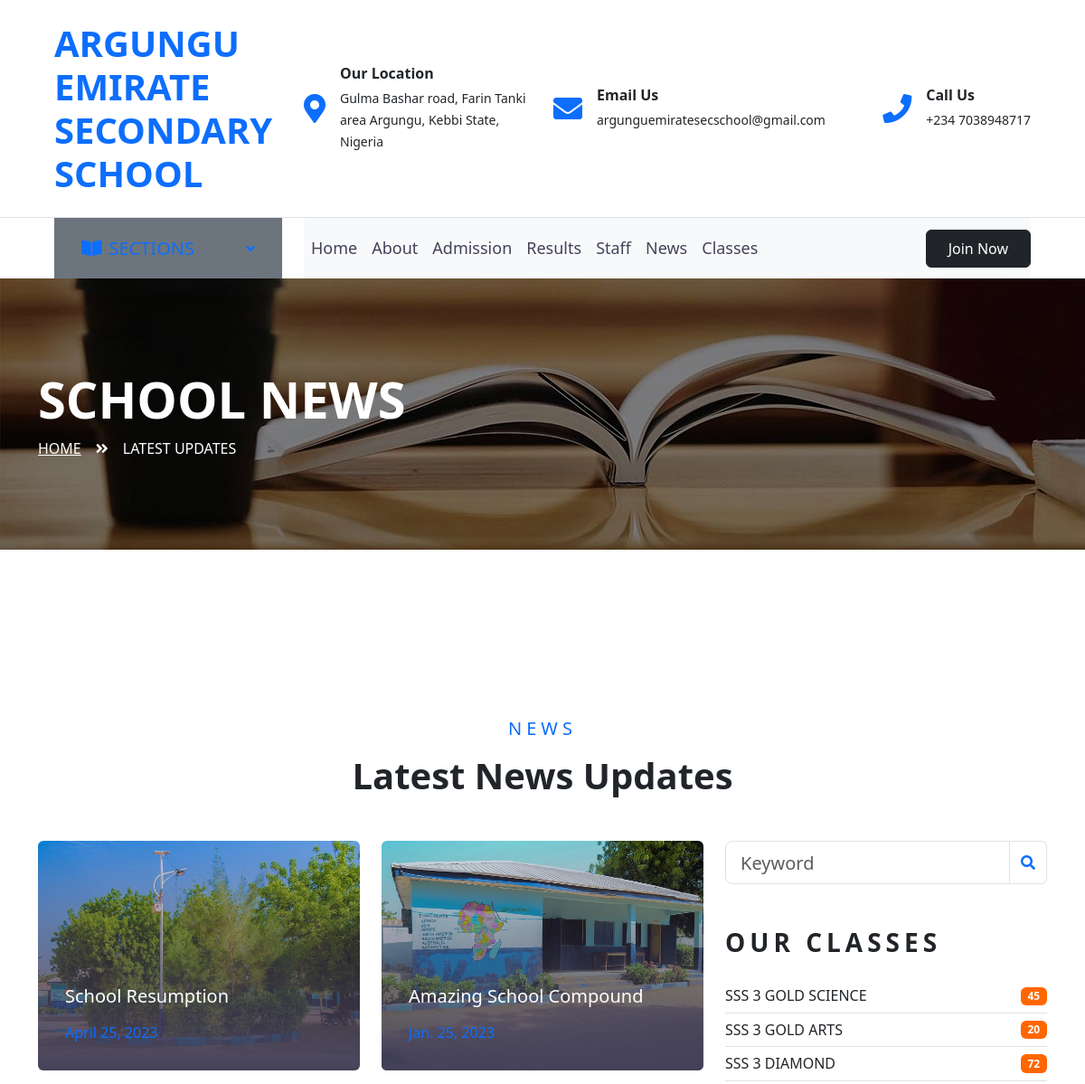
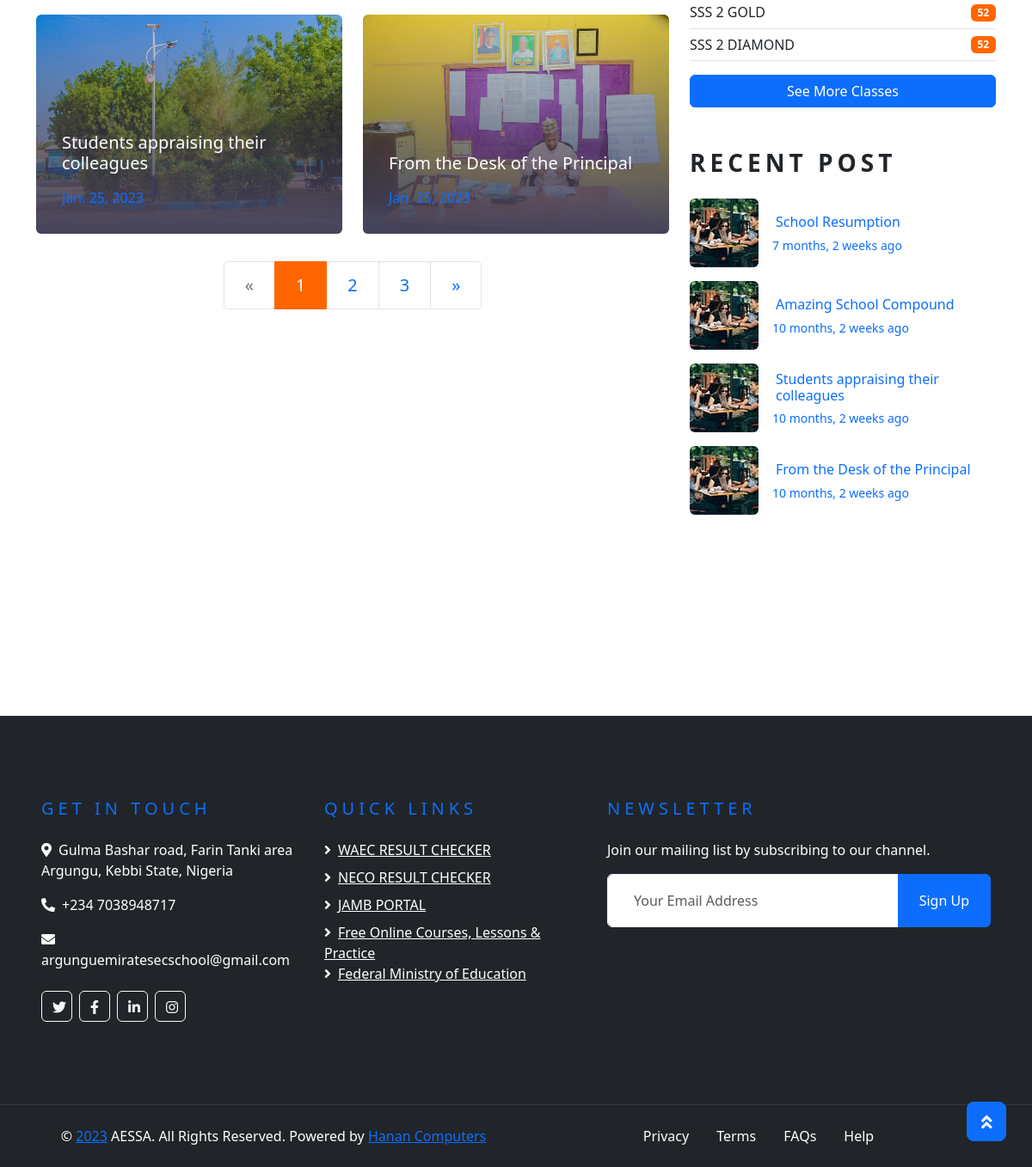
Page /news/ on the committed database (2 pictures, top to bottom).
### base/models.py (models this page shows, shortened)
class News(models.Model):
    title = models.CharField(max_length=200)
    description = models.TextField(null=True, blank=True)
    detail = models.TextField(null=True, blank=True)
    fpict = models.ImageField(null=True, blank=True, default="DSC_1969.jpg")
    spict = models.ImageField(null=True, blank=True)
    updated = models.DateTimeField(auto_now=True)
    Created = models.DateTimeField(auto_now_add=True)

class Classe(models.Model):
    name = models.CharField(max_length=200)
    description = models.CharField(max_length=200)
    master = models.CharField(max_length=200, null=True, blank=True)
    detail = models.TextField(null=True, blank=True)
    snumber = models.IntegerField(null=True, blank=True)
    pict = models.ImageField(null=True, blank=True, default="course-5.jpeg")
    Created = models.DateTimeField(auto_now_add=True)

### base/views.py (the view)
# urls.py: path('news/', views.news, name="News"),
def news(request):
    news = News.objects.all().order_by('-Created')
    recent = News.objects.all().order_by('-Created')[0:5]
    clss = Classe.objects.all()[0:5]
    context = {'news': news, 'recent':recent, 'clss':clss}
    return render(request, 'base/news.html', context)

### base/templates/base/news.html (shortened to what this page needs)
{% extends 'main.html' %}
{% block content %}
    <div class="container-fluid page-header" style="margin-bottom: 90px;">
        <div class="container">
            <div class="d-flex flex-column justify-content-center" style="min-height: 300px">
                <h3 class="display-4 text-white text-uppercase">SCHOOL NEWS</h3>
                <div class="d-inline-flex text-white">
                    <p class="m-0 text-uppercase"><a class="text-white" href="{% url 'Home' %}">Home</a></p>
                    <i class="fa fa-angle-double-right pt-1 px-3"></i>
                    <p class="m-0 text-uppercase">LATEST UPDATES</p>
                </div>
            </div>
        </div>
    </div>
    <div class="container-fluid py-5">
        <div class="container py-5">
            <div class="text-center mb-5">
                <h5 class="text-primary text-uppercase mb-3" style="letter-spacing: 5px;">News</h5>
                <h1>Latest News Updates</h1>
            </div>
            <div class="row">
                <div class="col-lg-8">
                    <div class="row pb-3">
                        {% for i in news %}
                        <div class="col-lg-6 mb-4">
                            <div class="blog-item position-relative overflow-hidden rounded mb-2">
                                <img class="img-fluid" src="{{i.fpict.url}}" alt="">
                                <a class="blog-overlay text-decoration-none" href="{% url 'Single' i.id %}">
                                    <h5 class="text-white mb-3">{{i.title}}</h5>
                                    <p class="text-primary m-0">{{i.Created|date}}</p>
                                </a>
                            </div>
                        </div>
                        {% endfor %}
                        <div class="col-12">
                            <nav aria-label="Page navigation">
                                <ul class="pagination pagination-lg justify-content-center mb-0">
                                  <li class="page-item disabled">
                                    <a class="page-link" href="#" aria-label="Previous">
                                      <span aria-hidden="true">&laquo;</span>
                                    </a>
                                  </li>
                                  <li class="page-item active"><a class="page-link" href="#">1</a></li>
                                  <li class="page-item"><a class="page-link" href="#">2</a></li>
                                  <li class="page-item"><a class="page-link" href="#">3</a></li>
                                  <li class="page-item">
                                    <a class="page-link" href="#" aria-label="Next">
                                      <span aria-hidden="true">&raquo;</span>
                                    </a>
                                  </li>
                                </ul>
                              </nav>
                        </div>
                    </div>
                </div>
                <div class="col-lg-4 mt-5 mt-lg-0">
                    <div class="mb-5">
                        <form action="">
                            <div class="input-group">
                                <input type="text" class="form-control form-control-lg" placeholder="Keyword">
                                <div class="input-group-append">
                                    <span class="input-group-text bg-transparent text-primary"><i
                                            class="fa fa-search"></i></span>
                                </div>
                            </div>
                        </form>
                    </div>
                    <div class="mb-5">
                        <h3 class="text-uppercase mb-4" style="letter-spacing: 5px;">Our Classes</h3>
                        <ul class="list-group list-group-flush">
                            {% for cl in clss %}
                            <li class="list-group-item d-flex justify-content-between align-items-center px-0">
                                <a href="" class="text-decoration-none h6 m-0">{{cl.name}}</a>
                                <span class="badge badge-primary badge-pill">{{cl.snumber}}</span>
                            </li>
                            {% endfor %}
                            <a class="btn btn-primary" data-bs-toggle="collapse" href="{% url 'Classes' %}" role="button" aria-expanded="false" aria-controls="collapseExample">
                                See More Classes
                            </a>
                        </ul>
                    </div>
                    <div class="mb-5">
                        <h3 class="text-uppercase mb-4" style="letter-spacing: 5px;">Recent Post</h3>
                        {% for i in recent %}
                        <a class="d-flex align-items-center text-decoration-none mb-3" href="{% url 'Single' i.id %}">
                            <img class="img-fluid rounded" src="img/blog-80x80.jpg" alt="">
                            <div class="pl-3">
                                <h6 class="m-1">{{i.title}}</h6>
                                <small>{{i.Created|timesince}} ago</small>
                            </div>
                        </a>
                        {% endfor %}
                    </div>
                </div>
            </div>
        </div>
    </div>
{% endblock content %}

### rows in the picture
News: fpict (picture), title "School Resumption", Created "April 25, 2023", Created "7 months, 2 weeks"
News: fpict (picture), title "Amazing School Compound", Created "Jan. 25, 2023", Created "10 months, 2 weeks"
News: fpict (picture), title "Students appraising their colleagues", Created "Jan. 25, 2023", Created "10 months, 2 weeks"
News: fpict (picture), title "From the Desk of the Principal", Created "Jan. 25, 2023", Created "10 months, 2 weeks"
Classe: name "SSS 3 GOLD SCIENCE", snumber "45"
Classe: name "SSS 3 GOLD ARTS", snumber "20"
Classe: name "SSS 3 DIAMOND", snumber "72"
Classe: name "SSS 2 GOLD", snumber "52"
Classe: name "SSS 2 DIAMOND", snumber "52"
